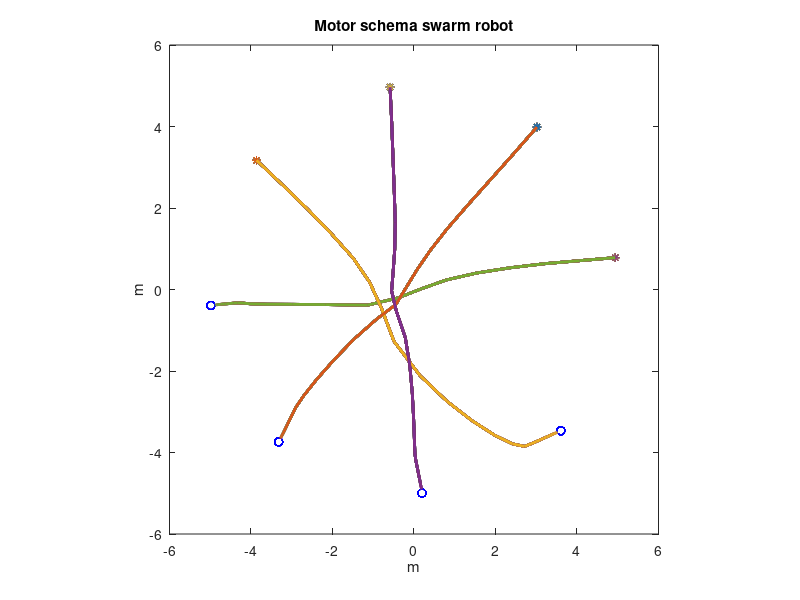

The MATLAB script that drew this image:
clear
close all
clc
%% create circle
center = [0, 0]; % center of circle
radius = 5; % radius of circle
num_points = 8;
% angle
angles = linspace(pi/20, 2*pi, num_points+1);
angles = angles(1:end-1);
% coordinate of robot
x_coordinates = center(1) + radius * cos(angles);
y_coordinates = center(2) + radius * sin(angles);
%% start locations
xs = x_coordinates(1:num_points/2) ;
ys = y_coordinates(1:num_points/2);
%% goal locations
xg = x_coordinates(num_points/2+1:num_points);
yg = y_coordinates(num_points/2+1:num_points);
%% init
v_ref = 1;
C = [0 0];
%% param
S = 3; %sensing range
R = 0.2; %radius of robot
wg = 0.8; %weight of detect goal
wo = 0.8; %weight of detect collision
wr = 0.01; %weight of random walk
position_accuracy = 0.1;
dstar = 1;
%% Parameters related to kinematic model
error_theta_max = deg2rad(45);
v_max = 1;
Kp_omega = 1.5;
omega_max = 0.5*pi; 
%% process
figure(1); 
t = 1;
dT = 0.2;
t_max = 150;
n = num_points/2; %number of robot
% create matrix
X = cell(n, 1);
Y = cell(n, 1);
theta = zeros(1,n);
for i = 1:n
    X{i} = zeros(1,t_max);
    Y{i} = zeros(1,t_max);
end
for i = 1:n
    X{i}(1) = xs(i);
    Y{i}(1) = ys(i);
end
while t < t_max
    for i = 1:n 
        if (norm([xg(i) yg(i)] - [xs(i) ys(i)]) > position_accuracy )
            % Calculate detect goal
            if norm([xg(i) yg(i)]-[xs(i) ys(i)]) <= dstar
                v_goal =  ([xg(i) yg(i)]-[xs(i) ys(i)]);
            else 
                v_goal = ([xg(i) yg(i)]-[xs(i) ys(i)]/norm([xg(i) yg(i)]-[xs(i) ys(i)]));
            end
            % Calculate detect collision
             v_obs = 0;
            for j = 1:n
                dist = sqrt((xs(i) - xs(j))^2 + (ys(i) - ys(j))^2);
                if dist >= S || dist == 0
                    C = [0 0];
                else
                    C = (S-dist)/(S-R)*([xs(i) ys(i)]-[xs(j) ys(j)])/sqrt((xs(i) - xs(j))^2 + (ys(i) - ys(j))^2);
                end
                v_obs = (v_obs+C);
            end
            % Calculate random walk
            v_rand = [rand() rand()];
            % Calculate final velocity
            vel = wg * v_goal + wo * v_obs + wr * v_rand;
            xs(i) = xs(i) + vel(1) * dT;
            ys(i) = ys(i) + vel(2) * dT;
            
            X{i}(t) = xs(i);
            Y{i}(t) = ys(i);
            daspect([1 1 1]); 
            title('Motor schema swarm robot');
            xlabel('m') 
            ylabel('m') 
            xlim([-6,6]);  ylim([-6 6]);
            box on; hold on;
            plot(x_coordinates(i),y_coordinates(i),'*');
            plot(xg(i), yg(i), 'ob');
            plot([x_coordinates(i),X{i}(1:t)],[y_coordinates(i), Y{i}(1:t)],'Linewidth',2); % Plot traveled path
            drawnow;
            pause(dT);
        end
    end
    % Archive and plot it
    t = t + 1;
           
end   
    
t = t*dT;
disp("Travel time: " + t);


